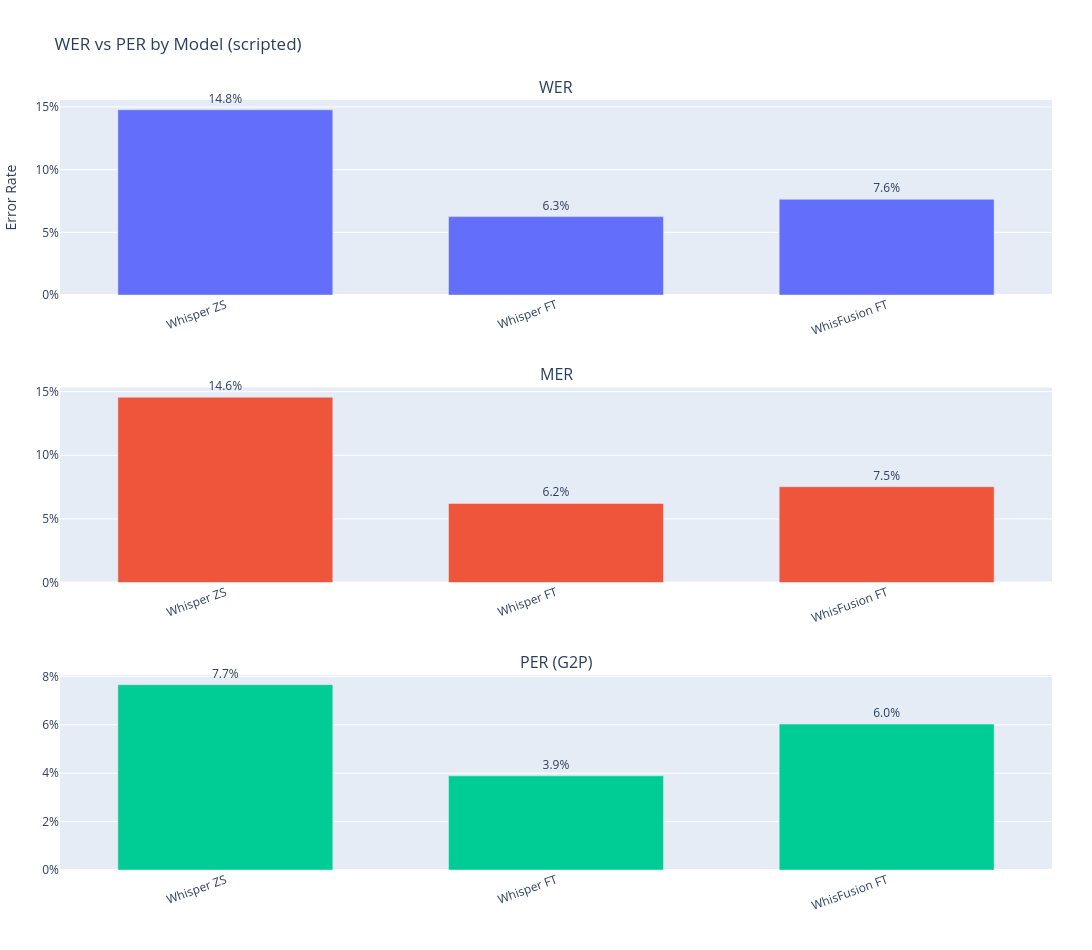

Notebook source saved alongside this figure:
### Code cell
from plotly.subplots import make_subplots


def plot_summary_bars(domain: str | None = None):
    """Plot WER/PER bars for domain (None = all data)."""
    sub = get_summary_table(domain)
    if sub.empty:
        return

    domain_str = f" ({domain})" if domain else " (All Data)"

    fig = make_subplots(
        rows=3, cols=1,
        subplot_titles=("WER", "MER", "PER (G2P)"),
        vertical_spacing=0.12,
    )

    x = sub["Model"].tolist()

    for row, col_name, label in [
        (1, "WER", "WER"),
        (2, "MER", "MER"),
        (3, "PER (G2P)", "PER (G2P)"),
    ]:
        vals = sub[col_name]
        if col_name == "PER (G2P)" and not vals.notna().any():
            continue

        fig.add_trace(
            go.Bar(
                name=label,
                x=x,
                y=vals.tolist(),
                text=[f"{v:.1%}" if pd.notna(v) else "" for v in vals],
                textposition="outside",
                showlegend=False,
                cliponaxis=False,
            ),
            row=row, col=1
        )

    fig.update_yaxes(title_text="Error Rate", tickformat=".0%", row=1, col=1)
    fig.update_yaxes(tickformat=".0%", row=2, col=1)
    fig.update_yaxes(tickformat=".0%", row=3, col=1)

    fig.update_xaxes(tickangle=-20, automargin=True)

    fig.update_layout(
        title=f"WER vs PER by Model{domain_str}",
        height=950,
        width=1200,
        margin=dict(t=100, b=80, l=60, r=40),
        bargap=0.35,
    )
    fig.show()

domain = "scripted"
plot_summary_bars(domain)

### Figure 1 — Plotly figure (JSON) as saved in the notebook; plotly's stock layout.template omitted (floating-point values rounded to 4 significant figures)
{"data": [{"cliponaxis": false, "name": "WER", "showlegend": false, "text": ["14.8%", "6.3%", "7.6%"], "textposition": "outside", "type": "bar", "x": ["Whisper ZS", "Whisper FT", "WhisFusion FT"], "xaxis": "x", "y": [0.1477, 0.06254, 0.07636], "yaxis": "y"}, {"cliponaxis": false, "name": "MER", "showlegend": false, "text": ["14.6%", "6.2%", "7.5%"], "textposition": "outside", "type": "bar", "x": ["Whisper ZS", "Whisper FT", "WhisFusion FT"], "xaxis": "x2", "y": [0.1456, 0.06213, 0.0753], "yaxis": "y2"}, {"cliponaxis": false, "name": "PER (G2P)", "showlegend": false, "text": ["7.7%", "3.9%", "6.0%"], "textposition": "outside", "type": "bar", "x": ["Whisper ZS", "Whisper FT", "WhisFusion FT"], "xaxis": "x3", "y": [0.07657, 0.0389, 0.06028], "yaxis": "y3"}], "layout": {"annotations": [{"font": {"size": 16}, "showarrow": false, "text": "WER", "x": 0.5, "xanchor": "center", "xref": "paper", "y": 1, "yanchor": "bottom", "yref": "paper"}, {"font": {"size": 16}, "showarrow": false, "text": "MER", "x": 0.5, "xanchor": "center", "xref": "paper", "y": 0.6267, "yanchor": "bottom", "yref": "paper"}, {"font": {"size": 16}, "showarrow": false, "text": "PER (G2P)", "x": 0.5, "xanchor": "center", "xref": "paper", "y": 0.2533, "yanchor": "bottom", "yref": "paper"}], "bargap": 0.35, "height": 950, "margin": {"b": 80, "l": 60, "r": 40, "t": 100}, "title": {"text": "WER vs PER by Model (scripted)"}, "width": 1200, "xaxis": {"anchor": "y", "automargin": true, "domain": [0, 1], "tickangle": -20}, "xaxis2": {"anchor": "y2", "automargin": true, "domain": [0, 1], "tickangle": -20}, "xaxis3": {"anchor": "y3", "automargin": true, "domain": [0, 1], "tickangle": -20}, "yaxis": {"anchor": "x", "domain": [0.7467, 1], "tickformat": ".0%", "title": {"text": "Error Rate"}}, "yaxis2": {"anchor": "x2", "domain": [0.3733, 0.6267], "tickformat": ".0%"}, "yaxis3": {"anchor": "x3", "domain": [0, 0.2533], "tickformat": ".0%"}}}
